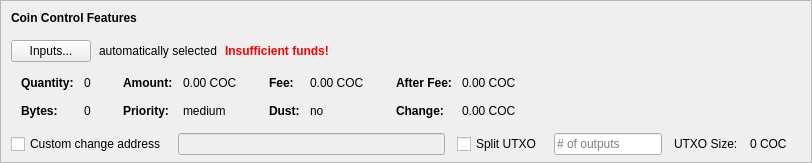
    <widget class="QFrame" name="frameCoinControl">
     <property name="sizePolicy">
      <sizepolicy hsizetype="Expanding" vsizetype="Expanding">
       <horstretch>0</horstretch>
       <verstretch>0</verstretch>
      </sizepolicy>
     </property>
     <property name="maximumSize">
      <size>
       <width>16777215</width>
       <height>16777215</height>
      </size>
     </property>
     <property name="frameShape">
      <enum>QFrame::StyledPanel</enum>
     </property>
     <property name="frameShadow">
      <enum>QFrame::Sunken</enum>
     </property>
     <layout class="QVBoxLayout" name="verticalLayoutCoinControl2">
      <property name="spacing">
       <number>0</number>
      </property>
      <property name="leftMargin">
       <number>0</number>
      </property>
      <property name="topMargin">
       <number>0</number>
      </property>
      <property name="rightMargin">
       <number>0</number>
      </property>
      <property name="bottomMargin">
       <number>6</number>
      </property>
      <item>
       <layout class="QVBoxLayout" name="verticalLayoutCoinControl" stretch="0,0,0,0,1">
        <property name="spacing">
         <number>0</number>
        </property>
        <property name="leftMargin">
         <number>10</number>
        </property>
        <property name="topMargin">
         <number>10</number>
        </property>
        <item>
         <layout class="QHBoxLayout" name="horizontalLayoutCoinControl1">
          <property name="bottomMargin">
           <number>15</number>
          </property>
          <item>
           <widget class="QLabel" name="labelCoinControlFeatures">
            <property name="sizePolicy">
             <sizepolicy hsizetype="Preferred" vsizetype="Maximum">
              <horstretch>0</horstretch>
              <verstretch>0</verstretch>
             </sizepolicy>
            </property>
            <property name="font">
             <font>
              <weight>75</weight>
              <bold>true</bold>
             </font>
            </property>
            <property name="styleSheet">
             <string notr="true">font-weight:bold;</string>
            </property>
            <property name="text">
             <string>Coin Control Features</string>
            </property>
           </widget>
          </item>
         </layout>
        </item>
        <item>
         <layout class="QHBoxLayout" name="horizontalLayoutCoinControl2" stretch="0,0,0,0">
          <property name="spacing">
           <number>8</number>
          </property>
          <property name="bottomMargin">
           <number>10</number>
          </property>
          <item>
           <widget class="QPushButton" name="pushButtonCoinControl">
            <property name="styleSheet">
             <string notr="true"/>
            </property>
            <property name="text">
             <string>Inputs...</string>
            </property>
            <property name="autoDefault">
             <bool>false</bool>
            </property>
           </widget>
          </item>
          <item>
           <widget class="QLabel" name="labelCoinControlAutomaticallySelected">
            <property name="text">
             <string>automatically selected</string>
            </property>
            <property name="margin">
             <number>5</number>
            </property>
           </widget>
          </item>
          <item>
           <widget class="QLabel" name="labelCoinControlInsuffFunds">
            <property name="font">
             <font>
              <weight>75</weight>
              <bold>true</bold>
             </font>
            </property>
            <property name="styleSheet">
             <string notr="true">color:red;font-weight:bold;</string>
            </property>
            <property name="text">
             <string>Insufficient funds!</string>
            </property>
            <property name="margin">
             <number>5</number>
            </property>
           </widget>
          </item>
          <item>
           <spacer name="horizontalSpacerCoinControl">
            <property name="orientation">
             <enum>Qt::Horizontal</enum>
            </property>
            <property name="sizeHint" stdset="0">
             <size>
              <width>40</width>
              <height>1</height>
             </size>
            </property>
           </spacer>
          </item>
         </layout>
        </item>
        <item>
         <widget class="QWidget" name="widgetCoinControl" native="true">
          <property name="sizePolicy">
           <sizepolicy hsizetype="Preferred" vsizetype="Preferred">
            <horstretch>0</horstretch>
            <verstretch>0</verstretch>
           </sizepolicy>
          </property>
          <property name="minimumSize">
           <size>
            <width>0</width>
            <height>0</height>
           </size>
          </property>
          <property name="styleSheet">
           <string notr="true"/>
          </property>
          <layout class="QHBoxLayout" name="horizontalLayoutCoinControl5">
           <property name="leftMargin">
            <number>0</number>
           </property>
           <property name="topMargin">
            <number>0</number>
           </property>
           <property name="rightMargin">
            <number>0</number>
           </property>
           <property name="bottomMargin">
            <number>0</number>
           </property>
           <item>
            <layout class="QHBoxLayout" name="horizontalLayoutCoinControl3" stretch="0,0,0,1">
             <property name="spacing">
              <number>20</number>
             </property>
             <property name="topMargin">
              <number>0</number>
             </property>
             <property name="bottomMargin">
              <number>10</number>
             </property>
             <item>
              <layout class="QFormLayout" name="formLayoutCoinControl1">
               <property name="horizontalSpacing">
                <number>10</number>
               </property>
               <property name="verticalSpacing">
                <number>14</number>
               </property>
               <property name="leftMargin">
                <number>10</number>
               </property>
               <property name="topMargin">
                <number>4</number>
               </property>
               <property name="rightMargin">
                <number>6</number>
               </property>
               <item row="0" column="0">
                <widget class="QLabel" name="labelCoinControlQuantityText">
                 <property name="font">
                  <font>
                   <weight>75</weight>
                   <bold>true</bold>
                  </font>
                 </property>
                 <property name="text">
                  <string>Quantity:</string>
                 </property>
                 <property name="margin">
                  <number>0</number>
                 </property>
                </widget>
               </item>
               <item row="0" column="1">
                <widget class="QLabel" name="labelCoinControlQuantity">
                 <property name="cursor">
                  <cursorShape>IBeamCursor</cursorShape>
                 </property>
                 <property name="contextMenuPolicy">
                  <enum>Qt::ActionsContextMenu</enum>
                 </property>
                 <property name="text">
                  <string notr="true">0</string>
                 </property>
                 <property name="margin">
                  <number>0</number>
                 </property>
                 <property name="textInteractionFlags">
                  <set>Qt::LinksAccessibleByMouse|Qt::TextSelectableByKeyboard|Qt::TextSelectableByMouse</set>
                 </property>
                </widget>
               </item>
               <item row="1" column="0">
                <widget class="QLabel" name="labelCoinControlBytesText">
                 <property name="font">
                  <font>
                   <weight>75</weight>
                   <bold>true</bold>
                  </font>
                 </property>
                 <property name="text">
                  <string>Bytes:</string>
                 </property>
                </widget>
               </item>
               <item row="1" column="1">
                <widget class="QLabel" name="labelCoinControlBytes">
                 <property name="cursor">
                  <cursorShape>IBeamCursor</cursorShape>
                 </property>
                 <property name="contextMenuPolicy">
                  <enum>Qt::ActionsContextMenu</enum>
                 </property>
                 <property name="text">
                  <string notr="true">0</string>
                 </property>
                 <property name="textInteractionFlags">
                  <set>Qt::LinksAccessibleByMouse|Qt::TextSelectableByKeyboard|Qt::TextSelectableByMouse</set>
                 </property>
                </widget>
               </item>
              </layout>
             </item>
             <item>
              <layout class="QFormLayout" name="formLayoutCoinControl2">
               <property name="horizontalSpacing">
                <number>10</number>
               </property>
               <property name="verticalSpacing">
                <number>14</number>
               </property>
               <property name="leftMargin">
                <number>6</number>
               </property>
               <property name="topMargin">
                <number>4</number>
               </property>
               <property name="rightMargin">
                <number>6</number>
               </property>
               <item row="0" column="0">
                <widget class="QLabel" name="labelCoinControlAmountText">
                 <property name="font">
                  <font>
                   <weight>75</weight>
                   <bold>true</bold>
                  </font>
                 </property>
                 <property name="text">
                  <string>Amount:</string>
                 </property>
                 <property name="margin">
                  <number>0</number>
                 </property>
                </widget>
               </item>
               <item row="0" column="1">
                <widget class="QLabel" name="labelCoinControlAmount">
                 <property name="cursor">
                  <cursorShape>IBeamCursor</cursorShape>
                 </property>
                 <property name="contextMenuPolicy">
                  <enum>Qt::ActionsContextMenu</enum>
                 </property>
                 <property name="text">
                  <string notr="true">0.00 COC</string>
                 </property>
                 <property name="textInteractionFlags">
                  <set>Qt::LinksAccessibleByMouse|Qt::TextSelectableByKeyboard|Qt::TextSelectableByMouse</set>
                 </property>
                </widget>
               </item>
               <item row="1" column="0">
                <widget class="QLabel" name="labelCoinControlPriorityText">
                 <property name="font">
                  <font>
                   <weight>75</weight>
                   <bold>true</bold>
                  </font>
                 </property>
                 <property name="text">
                  <string>Priority:</string>
                 </property>
                </widget>
               </item>
               <item row="1" column="1">
                <widget class="QLabel" name="labelCoinControlPriority">
                 <property name="cursor">
                  <cursorShape>IBeamCursor</cursorShape>
                 </property>
                 <property name="contextMenuPolicy">
                  <enum>Qt::ActionsContextMenu</enum>
                 </property>
                 <property name="text">
                  <string>medium</string>
                 </property>
                 <property name="textInteractionFlags">
                  <set>Qt::LinksAccessibleByMouse|Qt::TextSelectableByKeyboard|Qt::TextSelectableByMouse</set>
                 </property>
                </widget>
               </item>
              </layout>
             </item>
             <item>
              <layout class="QFormLayout" name="formLayoutCoinControl3">
               <property name="horizontalSpacing">
                <number>10</number>
               </property>
               <property name="verticalSpacing">
                <number>14</number>
               </property>
               <property name="leftMargin">
                <number>6</number>
               </property>
               <property name="topMargin">
                <number>4</number>
               </property>
               <property name="rightMargin">
                <number>6</number>
               </property>
               <item row="0" column="0">
                <widget class="QLabel" name="labelCoinControlFeeText">
                 <property name="font">
                  <font>
                   <weight>75</weight>
                   <bold>true</bold>
                  </font>
                 </property>
                 <property name="text">
                  <string>Fee:</string>
                 </property>
                 <property name="margin">
                  <number>0</number>
                 </property>
                </widget>
               </item>
               <item row="0" column="1">
                <widget class="QLabel" name="labelCoinControlFee">
                 <property name="cursor">
                  <cursorShape>IBeamCursor</cursorShape>
                 </property>
                 <property name="contextMenuPolicy">
                  <enum>Qt::ActionsContextMenu</enum>
                 </property>
                 <property name="text">
                  <string notr="true">0.00 COC</string>
                 </property>
                 <property name="textInteractionFlags">
                  <set>Qt::LinksAccessibleByMouse|Qt::TextSelectableByKeyboard|Qt::TextSelectableByMouse</set>
                 </property>
                </widget>
               </item>
               <item row="1" column="0">
                <widget class="QLabel" name="labelCoinControlLowOutputText">
                 <property name="font">
                  <font>
                   <weight>75</weight>
                   <bold>true</bold>
                  </font>
                 </property>
                 <property name="text">
                  <string>Dust:</string>
                 </property>
                </widget>
               </item>
               <item row="1" column="1">
                <widget class="QLabel" name="labelCoinControlLowOutput">
                 <property name="cursor">
                  <cursorShape>IBeamCursor</cursorShape>
                 </property>
                 <property name="contextMenuPolicy">
                  <enum>Qt::ActionsContextMenu</enum>
                 </property>
                 <property name="text">
                  <string>no</string>
                 </property>
                 <property name="textInteractionFlags">
                  <set>Qt::LinksAccessibleByMouse|Qt::TextSelectableByKeyboard|Qt::TextSelectableByMouse</set>
                 </property>
                </widget>
               </item>
              </layout>
             </item>
             <item>
              <layout class="QFormLayout" name="formLayoutCoinControl4">
               <property name="horizontalSpacing">
                <number>10</number>
               </property>
               <property name="verticalSpacing">
                <number>14</number>
               </property>
               <property name="leftMargin">
                <number>6</number>
               </property>
               <property name="topMargin">
                <number>4</number>
               </property>
               <property name="rightMargin">
                <number>6</number>
               </property>
               <item row="0" column="0">
                <widget class="QLabel" name="labelCoinControlAfterFeeText">
                 <property name="font">
                  <font>
                   <weight>75</weight>
                   <bold>true</bold>
                  </font>
                 </property>
                 <property name="text">
                  <string>After Fee:</string>
                 </property>
                 <property name="margin">
                  <number>0</number>
                 </property>
                </widget>
               </item>
               <item row="0" column="1">
                <widget class="QLabel" name="labelCoinControlAfterFee">
                 <property name="cursor">
                  <cursorShape>IBeamCursor</cursorShape>
                 </property>
                 <property name="contextMenuPolicy">
                  <enum>Qt::ActionsContextMenu</enum>
                 </property>
                 <property name="text">
                  <string notr="true">0.00 COC</string>
                 </property>
                 <property name="textInteractionFlags">
                  <set>Qt::LinksAccessibleByMouse|Qt::TextSelectableByKeyboard|Qt::TextSelectableByMouse</set>
                 </property>
                </widget>
               </item>
               <item row="1" column="0">
                <widget class="QLabel" name="labelCoinControlChangeText">
                 <property name="font">
                  <font>
                   <weight>75</weight>
                   <bold>true</bold>
                  </font>
                 </property>
                 <property name="text">
                  <string>Change:</string>
                 </property>
                </widget>
               </item>
               <item row="1" column="1">
                <widget class="QLabel" name="labelCoinControlChange">
                 <property name="cursor">
                  <cursorShape>IBeamCursor</cursorShape>
                 </property>
                 <property name="contextMenuPolicy">
                  <enum>Qt::ActionsContextMenu</enum>
                 </property>
                 <property name="text">
                  <string notr="true">0.00 COC</string>
                 </property>
                 <property name="textInteractionFlags">
                  <set>Qt::LinksAccessibleByMouse|Qt::TextSelectableByKeyboard|Qt::TextSelectableByMouse</set>
                 </property>
                </widget>
               </item>
              </layout>
             </item>
            </layout>
           </item>
          </layout>
         </widget>
        </item>
        <item>
         <layout class="QHBoxLayout" name="horizontalLayoutCoinControl4" stretch="0,0,0,0,0,0,0">
          <property name="spacing">
           <number>12</number>
          </property>
          <property name="sizeConstraint">
           <enum>QLayout::SetDefaultConstraint</enum>
          </property>
          <property name="topMargin">
           <number>5</number>
          </property>
          <property name="rightMargin">
           <number>5</number>
          </property>
          <item>
           <widget class="QCheckBox" name="checkBoxCoinControlChange">
            <property name="toolTip">
             <string>If this is activated, but the change address is empty or invalid, change will be sent to a newly generated address.</string>
            </property>
            <property name="text">
             <string>Custom change address</string>
            </property>
           </widget>
          </item>
          <item>
           <widget class="QValidatedLineEdit" name="lineEditCoinControlChange">
            <property name="enabled">
             <bool>false</bool>
            </property>
            <property name="sizePolicy">
             <sizepolicy hsizetype="Expanding" vsizetype="Fixed">
              <horstretch>0</horstretch>
              <verstretch>0</verstretch>
             </sizepolicy>
            </property>
           </widget>
          </item>
          <item>
           <widget class="QCheckBox" name="splitBlockCheckBox">
            <property name="text">
             <string>Split UTXO</string>
            </property>
           </widget>
          </item>
          <item>
           <widget class="QLineEdit" name="splitBlockLineEdit">
            <property name="sizePolicy">
             <sizepolicy hsizetype="Fixed" vsizetype="Fixed">
              <horstretch>50</horstretch>
              <verstretch>0</verstretch>
             </sizepolicy>
            </property>
            <property name="placeholderText">
             <string># of outputs</string>
            </property>
           </widget>
          </item>
          <item>
           <widget class="QLabel" name="labelBlockSizeText">
            <property name="text">
             <string>UTXO Size:</string>
            </property>
           </widget>
          </item>
          <item>
           <widget class="QLabel" name="labelBlockSize">
            <property name="text">
             <string>0 COC</string>
            </property>
           </widget>
          </item>
          <item>
           <widget class="QLabel" name="labelCoinControlChangeLabel">
            <property name="sizePolicy">
             <sizepolicy hsizetype="Preferred" vsizetype="Expanding">
              <horstretch>0</horstretch>
              <verstretch>0</verstretch>
             </sizepolicy>
            </property>
            <property name="minimumSize">
             <size>
              <width>0</width>
              <height>0</height>
             </size>
            </property>
            <property name="text">
             <string/>
            </property>
            <property name="margin">
             <number>3</number>
            </property>
           </widget>
          </item>
         </layout>
        </item>
        <item>
         <spacer name="verticalSpacerCoinControl">
          <property name="orientation">
           <enum>Qt::Vertical</enum>
          </property>
          <property name="sizeHint" stdset="0">
           <size>
            <width>800</width>
            <height>1</height>
           </size>
          </property>
         </spacer>
        </item>
       </layout>
      </item>
     </layout>
    </widget>
